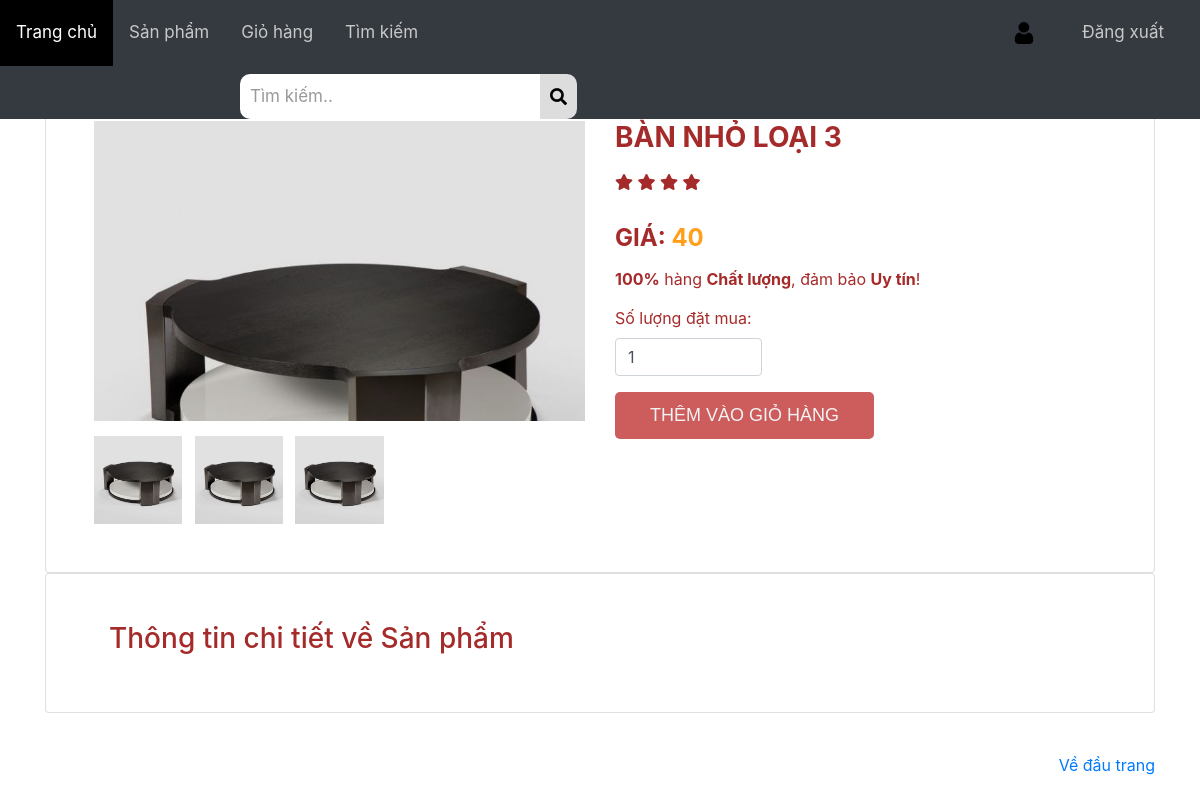
Page /web/chitiet_sanpham.php?id=1 on the earlier database version.
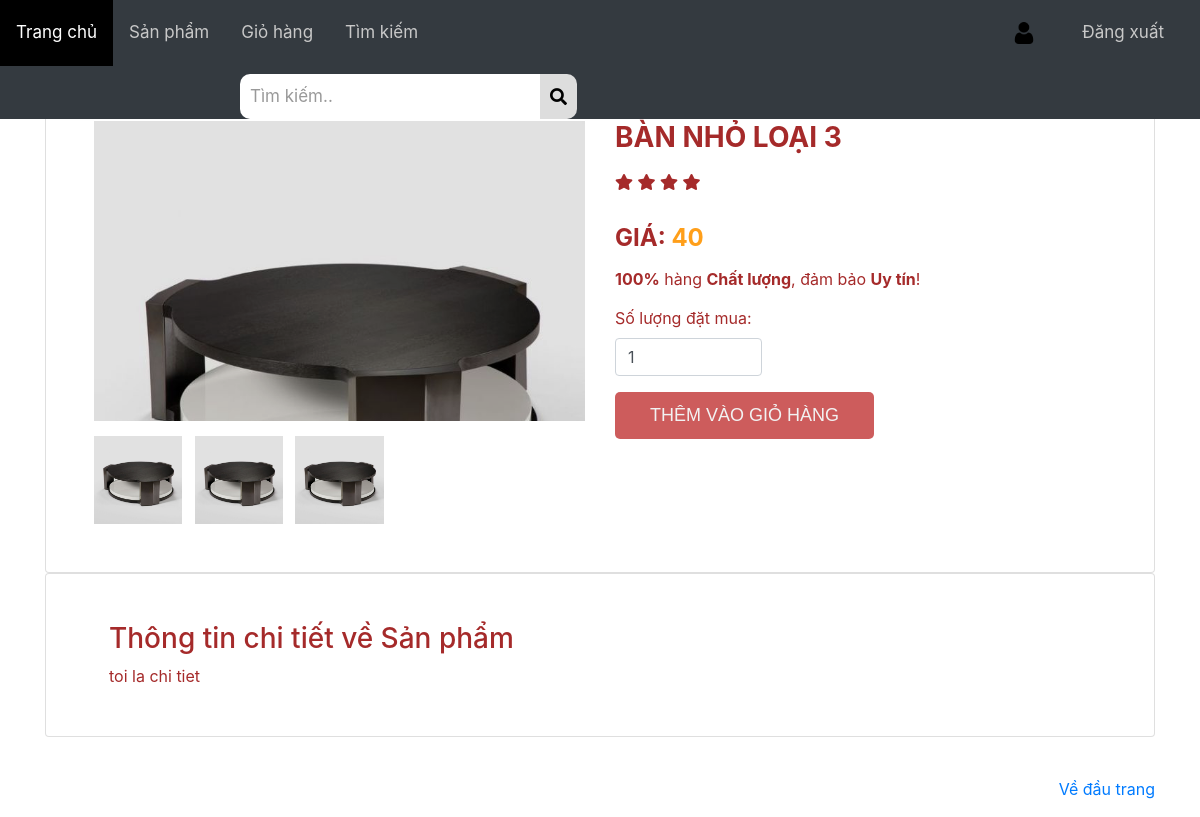
Same page on the later database version.
### tables this page shows
CREATE TABLE `sanpham` (
  `id_sp` int(11) NOT NULL,
  `id_danhmuc` int(11) NOT NULL,
  `tensp` varchar(255) NOT NULL,
  `gia` varchar(100) NOT NULL,
  `sp_active` int(11) NOT NULL,
  `image_sp` varchar(50) NOT NULL,
  `star` int(11) NOT NULL,
  `motangan` text NOT NULL,
  `motachitiet` text NOT NULL,
  `trang_thai` tinyint(1) NOT NULL DEFAULT 1
);

### web/chitiet_sanpham.php (the view, shortened to what this page needs)
<?php
global $mysqli;
$id = $_GET['id'];
?>
<html>
<head>
    <link rel="stylesheet" href="style/style.css" media="screen" type="text/css" />
    <link rel="stylesheet" href="style/style_topnav.css" media="screen" type="text/css" />
    <link rel="stylesheet" href="style/style_ourteam.css" media="screen" type="text/css">
    <link rel="stylesheet" href="https://cdnjs.cloudflare.com/ajax/libs/font-awesome/5.15.4/css/all.min.css">
    <link rel="stylesheet" href="style/product-detail.css" media="screen" type="text/css">
    <link rel="stylesheet" href="style/bootstrap.min.css" media="screen" type="text/css">
</head>
<body>
    <?php
    include 'header_user.php';
    ?>
    <main role="main">
        <div class="container mt-4">
            <div class="card">
                <div class="container-fliud">
                        <?php
                        $ctsp = "SELECT * FROM sanpham WHERE id_sp ='$id'";
                        $sql_sanpham = mysqli_query($mysqli, $ctsp);
                        $row = mysqli_fetch_array($sql_sanpham);
                        ?>
                        <div class="wrapper row">
                            <div class="preview col-md-6">
                                <div class="preview-pic tab-content">
                                    <div class="tab-pane active" id="pic-3">
                                        <img src="images/<?php echo $row['image_sp'] ?>">
                                    </div>
                                </div>
                                <ul class="preview-thumbnail nav nav-tabs">
                                    <li class="active">
                                        <a data-target="#pic-1" data-toggle="tab" class="">
                                            <img src="images/<?php echo $row['image_sp'] ?>">
                                        </a>
                                    </li>
                                    <li class="">
                                        <a data-target="#pic-2" data-toggle="tab" class="">
                                            <img src="images/<?php echo $row['image_sp'] ?>">
                                        </a>
                                    </li>
                                    <li class="">
                                        <a data-target="#pic-3" data-toggle="tab" class="active">
                                            <img src="images/<?php echo $row['image_sp'] ?>">
                                        </a>
                                    </li>
                                </ul>
                            </div>
                            <div class="details col-md-6">
                                <h3 class="product-title"><?php echo $row['tensp'] ?></h3>
                                <div class="rating">
                                    <div class="stars">
                                        <?php
                                        $sao = $row['star'];
                                        $count = 0;
                                        while ($count++ < $sao) {
                                        ?>
                                            <i class="fa fa-star"></i>
                                        <?php
                                        } ?>
                                    </div>
                                </div>
                                <h4 class="price">Giá: <span><?php echo $row['gia'] ?></span></h4>
                                <p class="vote"><strong>100%</strong> hàng <strong>Chất lượng</strong>, đảm bảo <strong>Uy tín</strong>!</p>
                                <form id="add-to-cart-form" action="cart.php?username=<?php echo $username?>" method="post">
                                    <div class="form-group">
                                        <label for="soluong">Số lượng đặt mua:</label>
                                            <input type="number" min="1" max="1000" class="form-control" id="soluong" name="quantity" value="1">
                                    </div>
                                    <div class="main">
                                            <input class="add-to-cart btn btn-default" name="themvaogiohang"
                                                   id="btnThemVaoGioHang" type="submit" value="Thêm vào giỏ hàng">
                                </form>
                                </div>
                            </div>
                        </div>
                </div>
            </div>
            <div class="card">
                <div class="container-fluid">
                    <h3>Thông tin chi tiết về Sản phẩm</h3>
                    <div class="row">
                        <div class="col">
                            <?php
                            echo $row['motachitiet'];
                            ?>
                        </div>
                    </div>
                </div>
            </div>
    </main>
    <br>
    <footer class="footer mt-auto py-3">
        <div class="container">
            <p class="float-right">
                <a href="#">Về đầu trang</a>
            </p>
        </div>
    </footer>
</body>
</html>

### web/header_user.php (shortened to what this page needs)
<?php
global $mysqli;
$username = $_GET['username'];
$query = "SELECT * FROM taikhoan where username ='$username'";
$result = mysqli_query($mysqli, $query);
$row = mysqli_fetch_array($result);
?>
<div class="topnav">
    <div style="display: inline-flex;" class="dangxuat">
        <a href="index.php" class="dangxuat">Đăng xuất</a>
    </div>
    <div style="display: inline-flex;" class="dangnhap">
        <a href="personal_infomation.php?username=<?php echo $row['username'] ?>">
            <img src="images/iconuser.png" class="editphucadmin" style="width: 22px">
        </a>
    </div>
    <a class="active" href="user.php?username=<?php echo $row['username'] ?>" style="background-color: black;">Trang chủ</a>
    <a href="sanpham_trangchu.php?username=<?php echo $row['username'] ?>">Sản phẩm</a>
    <a href="cart.php?username=<?php echo $row['username'] ?>">Giỏ hàng</a>
    <a href="timkiem_trangchu.php?username=<?php echo $row['username'] ?>" class="account">Tìm kiếm</a>
    <div class="search-container">
        <form action="sanpham_timkiem_trangchu.php" method="GET">
            <input type="text" placeholder="Tìm kiếm.." name="searchtext">
            <button type="submit" name="search">
                <i class="fa fa-search"></i>
            </button>
        </form>
    </div>
</div>

### web/style/style.css (style rules this page uses)
* { margin:0; padding: 0; }
img { filter: brightness(90%); }
html { font-family: Arial, Helvetica, sans-serif; }
h1, h2, h3, h4, h5, h6 { font-weight: normal; font-size: 50%; }
::placeholder { color: #999!important; }
.card { color: brown; }
:root { --color: #95f9fe; }

### web/style/style_topnav.css (style rules this page uses)
* { box-sizing: border-box; }
body { margin: 0; font-family: Arial, Helvetica, sans-serif; }
.topnav { overflow: hidden; background-color: #343a40; position:fixed; top: 0; width: 100%; z-index: 100000; }
.topnav a { float: left; display: block; color: rgb(200, 200, 200); text-align: center; padding: 20px 16px; text-decoration: none; font-size: 17px; background-color: #343a40; }
.topnav a.active { background-color:black ; color: white ; text-decoration: none; }
.topnav .search-container { float: left ; margin-left: 20%; }
.topnav input[type=text] { padding: 10px; margin-top: 8px; font-size: 17px; border: none; width: 300px; border-top-left-radius: 10px; border-bottom-left-radius: 10px; }
button[type=submit] { border-top-right-radius: 10px; border-bottom-right-radius: 10px; }
.topnav .search-container button { float: right; padding: 10px 10px; margin-top: 8px; background: #ddd; font-size: 17px; border: none; cursor: pointer; }
.dangxuat, .dangnhap { float: right; margin-right: 10px; }
.active { color: white ; }

### web/style/product-detail.css (style rules this page uses)
img { max-width: 100%; }
.preview { display: -webkit-box; display: -webkit-flex; display: -ms-flexbox; display: flex; -webkit-box-orient: vertical; -webkit-box-direction: normal; -webkit-flex-direction: column; -ms-flex-direction: column; flex-direction: column; }
.preview-pic { -webkit-box-flex: 1; -webkit-flex-grow: 1; -ms-flex-positive: 1; flex-grow: 1; max-height: 300px; }
.preview-thumbnail.nav-tabs { border: none; margin-top: 15px; }
.preview-thumbnail.nav-tabs li { width: 18%; margin-right: 2.5%; }
.preview-thumbnail.nav-tabs li img { max-width: 100%; display: block; }
.preview-thumbnail.nav-tabs li a { padding: 0; margin: 0; }
.preview-thumbnail.nav-tabs li:last-of-type { margin-right: 0; }
.tab-content { overflow: hidden; }
.tab-content img { width: 100%; -webkit-animation-name: opacity; animation-name: opacity; -webkit-animation-duration: .3s; animation-duration: .3s; }
.card { background: #eee; padding: 3em; line-height: 1.5em; }
.details { display: -webkit-box; display: -webkit-flex; display: -ms-flexbox; display: flex; -webkit-box-orient: vertical; -webkit-box-direction: normal; -webkit-flex-direction: column; -ms-flex-direction: column; flex-direction: column; }
.product-title, .price, .sizes, .colors { text-transform: UPPERCASE; font-weight: bold; }
.checked, .price span { color: #ff9f1a; }
.product-title, .rating, .product-description, .price, .vote, .sizes { margin-bottom: 15px; }
.product-title { margin-top: 0; }
.add-to-cart, .like { text-transform: UPPERCASE; font-weight: bold; color: #fff; }
#btnThemVaoGioHang, #muangay { color: white; font-family: Arial, Helvetica, sans-serif; }
#btnThemVaoGioHang { border: none; background: indianred; color: #f2f2f2; padding: 10px 35px; font-size: 18px; border-radius: 5px; position: relative; box-sizing: border-box; transition: all 500ms ease; overflow:hidden }
#btnThemVaoGioHang:before { font-family: FontAwesome; content:"\f217"; position: absolute; top: 11px; left: -30px; transition: all 200ms ease; }
.add-to-cart { margin-right: 15px; }
#soluong { width: 30%; }
.fa { line-height: revert!important; }

Differences in the rows shown:
changed sanpham "BÀN NHỎ LOẠI 3": motachitiet (not shown) → "toi la chi tiet"
